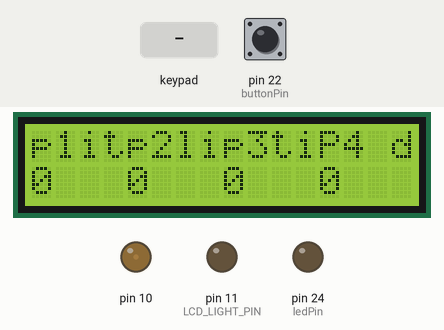
Recording of a sketch running on a simulated Arduino Mega 2560, built with avr-gcc and run on an emulated ATmega2560. Parts: 16×2 character LCD, output pins drawn as LEDs (lit = HIGH). The inputs (shaded band) are chosen by the test bench; at power-on: pin 22 (buttonPin) LOW. What the sketch prints to the serial monitor is not drawn.

Above: at 3.2 s.
3.3 s: pin 22 (buttonPin) pulled HIGH for 0.15 s
At 4.2 s:
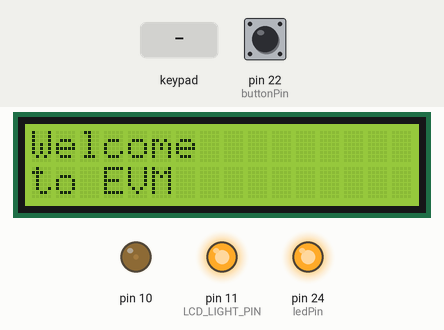
6.4 s: keypad keys 5 4 3 2 D pressed 0.4 s apart
At 8.8 s:
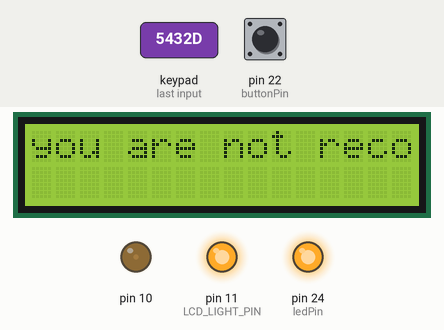
9.9 s: pin 22 (buttonPin) pulled HIGH for 3.2 s
At 14.1 s:
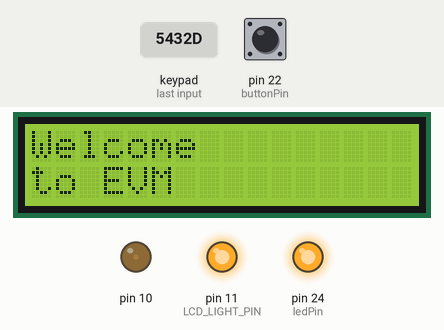
14.6 s: key '1' pressed
At 15.8 s:
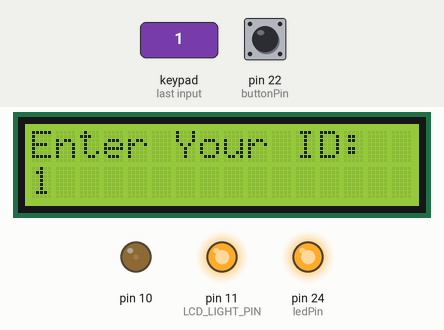
16.5 s: keypad keys 9 8 7 6 D pressed 0.4 s apart
At 23.7 s:
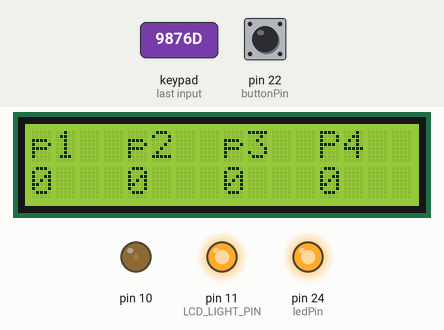
Timing chart, 0 to 24.6 s (numbered marks = the images above; inputs shaded):
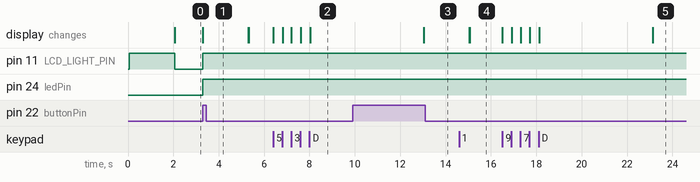

Measured:
- after the input at 3.3 s, pin 11 (LCD_LIGHT_PIN), pin 24 (ledPin): LOW → HIGH at once; the display: changes at once (image 1)
- after the input at 6.4 s, the display: first changes at once (image 2 shows a later state)
- after the input at 9.9 s, the display: first differs from a run without the input after 3.1 s (image 3)
- after the input at 16.5 s, the display: first changes at once (image 5 shows a later state)

The sketch:

evm.ino
```cpp
#include <LiquidCrystal.h>
#include <Keypad.h>


#define LCD_LIGHT_PIN 11
#define party1  31
#define party2  33
#define party3  35
#define party4  37

#define p_lcd1  52
#define p_lcd2  53
#define p_lcd3  47
#define p_lcd4  46

#define l1 38
#define l2 44
#define l3 45
#define l4 49
const int buttonPin = 22;// the number of the pushbutton pin
const int buttonPin_end = 42;
const int ledPin =  24;      // the number of the LED pin
// variables will change:

unsigned int currentLcdLightOnTime = 0;
// For calculating the lcd light on time.
unsigned long lcdLightOn_StartMillis;

boolean isLcdLightOn;               // For checking push-button state.

int buttonState = 0;                // variable for reading the pushbutton status
int buttonState1 = 0;
int p;
int i;
LiquidCrystal lcd(50, 48, 36, 34, 32, 30);
/*
LCD key map **** for reference
pin 1 is GND *************** connected to GND
pin 2 is VDD or 5v ********* connected to 5v
pin 3 is VEE *************** connected to d5 or any adjustable voltage
pin 4 is RS **************** connected to 50
pin 5 is R/W *************** conneeted to GND
pin 6 is Enb *************** connected to 48
pin 7 is DB0 *************** connected to GND
pin 8 is DB1 *************** connected to GND
pin 9 is DB2 *************** connected to GND
pin 10 is DB3 ************** connected to GND
pin 11 is DB4 ************** connected to 36
pin 12 is DB5 ************** connected to 34
pin 13 is DB6 ************** connected to 32
pin 14 is DB7 ************** connected to 30
pin 15 is LED+ ************* connected to 4
pin 16 is LED- ************* connected to GND

*/
const byte ROWS = 4;                //four rows
const byte COLS = 4;                //fou columns
char keys[ROWS][COLS] = {
  {'1', '2', '3', 'A'},
  {'4', '5', '6', 'B'},
  {'7', '8', '9', 'C'},
  {'*', '0', '#', 'D'}
};
byte rowPins[ROWS] = {5, 4, 3, 2}; //connect to the row pinouts of the keypad
byte colPins[COLS] = {9, 8, 7, 6}; //connect to the column pinouts of the keypad

Keypad keypad = Keypad( makeKeymap(keys), rowPins, colPins, ROWS, COLS );

int voterID[] = {93, 17, 106, 91, 25};
String voterName [] = {"Ifty", "Nandita", "Sayed", "Pritom", "Prioty"};
int vote_Cast [] = { 0, 0, 0, 0, 0};
int vote_counter[] = { 0, 0, 0, 0, 0};


int id_entry()
{
  Serial.println("id entry begin");
  //delay(1000);
  char key = 'e';
  int idNumber = 0;
  int temp = 0;

  while (1)
  { //http://www.arduino-hacks.com/converting-integer-to-character-vice-versa/

    Serial.println("loop begins");
    delay(10);

    key = keypad.getKey();
    if (key == 'D')
    {
      break;
    }
    if (key)
    {
      temp = key - 48; //char to int === does it really work? maisun.

      idNumber = idNumber * 10 + temp;
    }

    lcd.setCursor(0, 1);
    lcd.print(idNumber);
    //lcd.display();
  }
  Serial.print("ID Number  ");
  Serial.println(idNumber);
  return idNumber;

}


void id_check (int p)
{
  int  fake = 1;
  int q = p;
  i = 0;
  while (i <= 4)
  {
    if (q == voterID[i])
    { // voter name..... print korbe
      fake = 0;
      lcd.clear();
      lcd.setCursor(0, 0);
      lcd.print(voterName[i]);
      lcd.setCursor(0, 1);
      lcd.print("is found");
      //lcd.display();
      delay(5000);
      Serial.println(vote_Cast[i]);
      if (vote_Cast[i] == 0)
      {
        vote_Cast[i] = 1;
        give_Vote();
        Serial.println(vote_Cast[i]);        // voteing option to p1,p2,....
        break;
      }
      else {//(vote_Cast[i] == 1) {

        lcd.clear();
        lcd.setCursor(0, 0);
        lcd.print("Vote against this ID");
        lcd.setCursor(0, 1);
        lcd.print("has been casted");
        delay(4000);
        lcd.clear();
        break;
      }

    }


    i++;
  }
  if (fake)
  {
    lcd.setCursor(0, 0);
    lcd.clear();
    lcd.print("you are not recognised");
    delay(5000);
    lcd.clear();
  }
  //  lcd.clear();
  // lcd.setCursor(0, 0);
  // lcd.print("Invalid ID");  //it might show to everyone. maisun
  // lcd.display();            // contact to rabbi
}


void give_Vote() {
  lcd.clear();
  lcd.setCursor(0, 0);
  lcd.print("press any party");//and hold any one of given option"); // too long string
  lcd.setCursor(0, 1);
  //lcd.print("until you see any further message:");
  //delay(5000); // for humans to catch

  // button initialize holo
  //  p1 = digitalRead(party1);
  //  p2 = digitalRead(party2);
  //  p3 = digitalRead(party3);
  //  p4 = digitalRead(party4);

  digitalWrite(p_lcd1, 0);
  digitalWrite(p_lcd2, 0);
  digitalWrite(p_lcd3, 0);
  digitalWrite(p_lcd4, 0);
  i = 1;
  while (i)
  {
    if (digitalRead(party1) == HIGH )
    {
      vote_counter[1] = vote_counter[1] + 1; //vote count korbe...
      //count_vote();
      digitalWrite(p_lcd1, HIGH);
      i = 0;
    }
    else if (digitalRead(party2) == HIGH)
    {
      vote_counter[2] = vote_counter[2] + 1;
      // count_vote();
      digitalWrite(p_lcd2, HIGH);
      i = 0;
    }
    else if (digitalRead(party3) == HIGH)
    {
      vote_counter[3] = vote_counter[3] + 1;
      digitalWrite(p_lcd3, HIGH);
      i = 0;
    }
    else if (digitalRead(party4) == HIGH)
    {
      vote_counter[4] = vote_counter[4] + 1;
      digitalWrite(p_lcd4, HIGH);
      i = 0;
    }
  }

  lcd.clear();
  lcd.setCursor(0, 0);
  lcd.print("Thank You.");
  lcd.setCursor(0, 1);
  lcd.print(vote_counter[1]);
  lcd.setCursor(4, 1);
  lcd.print(vote_counter[2]);
  lcd.setCursor(8, 1);
  lcd.print(vote_counter[3]);
  lcd.setCursor(12, 1);
  lcd.print(vote_counter[4]);
  delay(5000);

  //*****************************************************************************************************
  //digitalWrite(LCD_LIGHT_PIN, LOW);
  //*****************************************************************************************************
  digitalWrite(p_lcd1, 0);
  digitalWrite(p_lcd2, 0);
  digitalWrite(p_lcd3, 0);
  digitalWrite(p_lcd4, 0);
  lcd.clear();
  //break;
}


void count_vote() {
  //  delay(1000);
  lcd.setCursor(0, 0);
  lcd.print("p1");

  lcd.setCursor(4, 0);
  lcd.print("p2");

  lcd.setCursor(8, 0);
  lcd.print("p3");

  lcd.setCursor(12, 0);
  lcd.print("P4");

  lcd.setCursor(0, 1);
  lcd.print(vote_counter[1]);

  lcd.setCursor(4, 1);
  lcd.print(vote_counter[2]);

  lcd.setCursor(8, 1);
  lcd.print(vote_counter[3]);

  lcd.setCursor(12, 1);
  lcd.print(vote_counter[4]);
}

//function always above void setup()


void setup() {


  Serial.begin(9600);
  // initialize the LED pin as an output:
  lcd.begin(16, 2);
  lcd.clear();


  pinMode(ledPin, OUTPUT);     // initialize the pushbutton pin as an input:
  pinMode(LCD_LIGHT_PIN, OUTPUT);

  pinMode(p_lcd1, OUTPUT);
  pinMode(p_lcd2, OUTPUT);
  pinMode(p_lcd3, OUTPUT);
  pinMode(p_lcd4, OUTPUT);

  pinMode(buttonPin, INPUT);
  pinMode(10, OUTPUT);
  analogWrite(10, 20);
  pinMode(LCD_LIGHT_PIN, OUTPUT);


  //  pinMode(buttonPin_end, INPUT);
  //pinMode(6, OUTPUT);//************* check*****************


  digitalWrite(LCD_LIGHT_PIN, HIGH);
  isLcdLightOn = false;


  pinMode(party1, INPUT);
  pinMode(party2, INPUT);
  pinMode(party3, INPUT);
  pinMode(party4, INPUT);


  lcd.print("initialization done");
  delay(2000);
  digitalWrite(LCD_LIGHT_PIN, LOW);

}


void loop() {

  Serial.print("loop begun");
  // lcd.setCursor(0, 0);
  //lcd.clear();
  //lcd.print("Waiting for input");
  // read the state of the pushbutton value:
  buttonState = digitalRead(buttonPin);
  //  buttonState1 = digitalRead(buttonPin_end);
  //u check if the pushbutton is pressed.
  // if it is, the buttonState is HIGH:

  if (digitalRead(buttonPin) == HIGH) {
    // turn LED on:
    digitalWrite(ledPin, HIGH);
    digitalWrite(LCD_LIGHT_PIN, HIGH);
    lcd.setCursor(0, 0);
    lcd.clear();  // First row.
    lcd.print("Welcome");
    lcd.setCursor(0, 1);
    lcd.print("to EVM");
    delay(1000);
    //lcd.display();
    delay(1000);
    isLcdLightOn = true;


    lcd.clear();
    lcd.setCursor(0, 0);  // First row.
    lcd.print("Enter Your ID:");
    //delay(1000);
    p = id_entry(); //****************check
    Serial.println(p);
    id_check(p);


  }

  // if (buttonState1 == HIGH) {
  count_vote();
  //}
  //    else{
  //
  //    lcd.clear();
  //    lcd.setCursor(0, 0);  // First row.
  //    lcd.print("Thank You");
  //    delay(5000);
  //    digitalWrite(ledPin,LOW);
  //    digitalWrite(LCD_LIGHT_PIN, LOW);
  //
  //}
}
```
